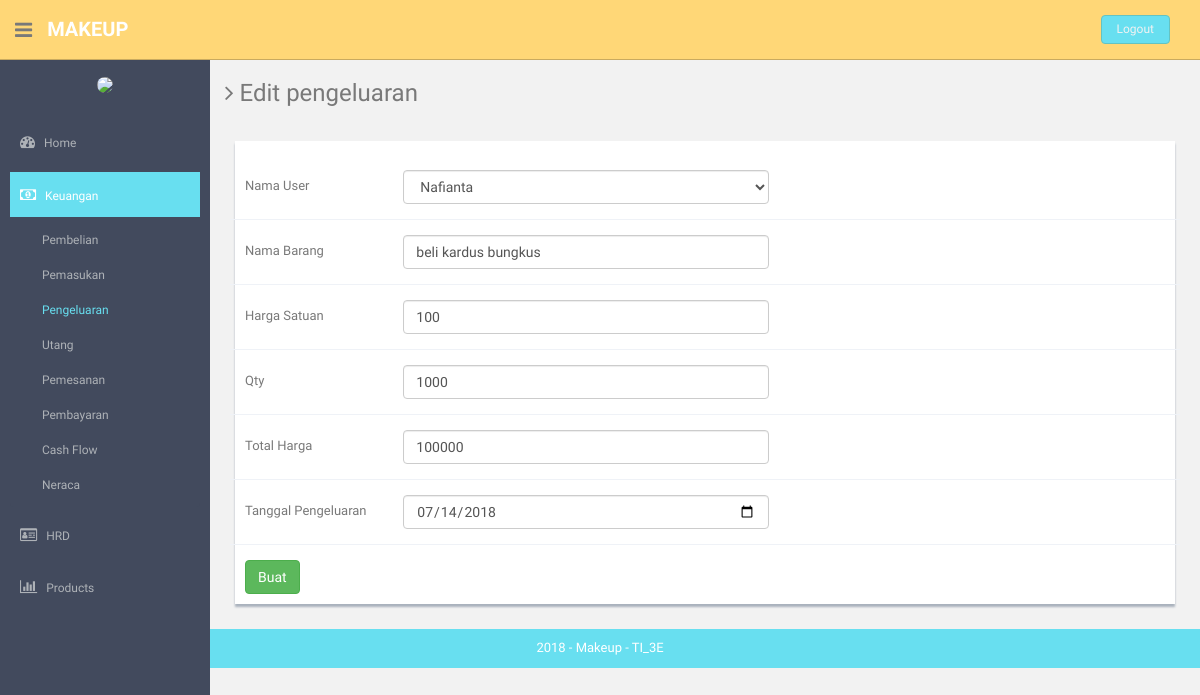
Screenshot of /index.php/pengeluaran/update/4 with the database file from the repository.
### tables this page shows
CREATE TABLE `pengeluaran` (
  `id_pengeluaran` int(11) NOT NULL,
  `id_user` int(11) NOT NULL,
  `nama_barang` varchar(40) NOT NULL,
  `harga_satuan` int(11) NOT NULL,
  `qty` int(11) NOT NULL,
  `total_harga` int(11) NOT NULL,
  `tanggal_pengeluaran` date NOT NULL
);

### application/controllers/Pengeluaran.php (called while the page is built, shortened)
<?php
class Pengeluaran extends CI_Controller {
	public function __construct()
	{
		$this->load->helper('url','form');
		$this->load->library('form_validation');
		$this->load->model('user_model');
		$this->load->model('pengeluaran_model');
		$this->load->helper('html');
		$this->load->library('image_lib');
	}
	public function update($id){
		$this->form_validation->set_rules('id_user','Id User','trim|required');
                $this->form_validation->set_rules('nama_barang','Nama Barang','trim|required');
                $this->form_validation->set_rules('harga_satuan','Harga Satuan','trim|required');
                $this->form_validation->set_rules('qty','Qty','trim|required');
                $this->form_validation->set_rules('total_harga','Total Harga','trim|required');
                $this->form_validation->set_rules('tanggal_pengeluaran','Tanggal Pengeluaran','trim|required');
		$object['keluar']=$this->pengeluaran_model->getPengeluaran($id);
		if($this->form_validation->run()==FALSE){
			$object['keluar']=$this->pengeluaran_model->getPengeluaran($id);
                        $object['user']=$this->user_model->getDataUser();
		    	$cek['status'] = array(
                        'home'=>'',
                        'hrd'=>'',
                        'keuangan'=>'active',
                        'produk'=>'',
                        'pembelian'=>'',
                        'pemasukan'=>'',
                        'pengeluaran'=>'active',
                        'utang'=>'',
                        'cash_flow'=>'',
                        'neraca'=>'',
                        'admin'=>'',
                        'gaji'=>'',
                        'golongan'=>'',
                        'absensi'=>'',
                        'user'=>'',
                        'barang'=>'',
                        'supplier'=>'',
                        'kategori'=>'',
                        );
			$this->load->view('component/header',$cek);
			$this->load->view('Pengeluaran/edit_pengeluaran',$object);
			$this->load->view('component/footer');
		}else{
			$this->pengeluaran_model->UpdateById($id);
			redirect('pengeluaran','refresh');
		}
	}
}

### index.php (called while the page is built, shortened)
<?php
require_once BASEPATH.'core/CodeIgniter.php';

### application/models/User_model.php (called while the page is built, shortened)
<?php
class User_model extends CI_Model {
	public function getDataUser()
	{
		$query = $this->db->query("SELECT id,id_role,nama, alamat, email, jenis_kelamin, no_telp from user");
		return $query->result();
	}
}

### application/models/pengeluaran_model.php (called while the page is built, shortened)
<?php
class Pengeluaran_model extends CI_Model {
	public function getPengeluaran($id)
	{
		$this->db->where('id_pengeluaran',$id);
		$query = $this->db->get('pengeluaran');
		return $query->result();
	}
}

### application/views/Pengeluaran/edit_pengeluaran.php (the view, shortened to what this page needs)
  <section id="main-content">
      <section class="wrapper">
        <h3><i class="fa fa-angle-right"></i> Edit pengeluaran</h3>
        <div class="row mt">
          <div class="col-lg-12">
              <div class="form-panel">
                  <br>
                   <?php
                    $attr = array('class' => 'form-horizontal style-form');
                   echo form_open_multipart('pengeluaran/update/'.$this->uri->segment(3),$attr);?>
                      <div class="form-group">
                          <label class="col-sm-2 col-sm-2 control-label">Nama User</label>
                          <div class="col-sm-5">
                              <select class="form-control" name="id_user">
                              <?php foreach ($user as $key) {?>
                                <?php if ($key->id==$keluar[0]->id_user) {?>
                                <option selected value="<?php echo $key->id; ?>"><?php echo $key->nama; ?></option>
                                <?php } ?>
                              <?php } ?>
                              </select>
                          </div>
                      </div>
                     <div class="form-group">
                          <label class="col-sm-2 col-sm-2 control-label">Nama Barang</label>
                          <div class="col-sm-5">
                              <input type="text" name="nama_barang" class="form-control" value="<?php echo $keluar[0]->nama_barang ?>">
                          </div>
                      </div>
                      <div class="form-group">
                          <label class="col-sm-2 col-sm-2 control-label">Harga Satuan</label>
                          <div class="col-sm-5">
                              <input type="number" name="harga_satuan" class="form-control" value="<?php echo $keluar[0]->harga_satuan ?>">
                          </div>
                      </div>
                      <div class="form-group">
                          <label class="col-sm-2 col-sm-2 control-label">Qty</label>
                          <div class="col-sm-5">
                              <input type="number" name="qty" class="form-control" value="<?php echo $keluar[0]->qty ?>">
                          </div>
                      </div>
                      <div class="form-group">
                          <label class="col-sm-2 col-sm-2 control-label">Total Harga</label>
                          <div class="col-sm-5">
                              <input type="number" name="total_harga" class="form-control" value="<?php echo $keluar[0]->total_harga ?>">
                          </div>
                      </div>
                      <div class="form-group">
                          <label class="col-sm-2 col-sm-2 control-label">Tanggal Pengeluaran</label>
                          <div class="col-sm-5">
                              <input type="date" name="tanggal_pengeluaran" class="form-control" value="<?php echo $keluar[0]->tanggal_pengeluaran ?>">
                          </div>
                      </div>
                       <input type="submit" class="btn btn-success" value="Buat" name="" id="">
              </div>
          </div>
        </div>
</section><! --/wrapper -->
  </section>

### assets/css/style.css (style rules this page uses)
body { color: #797979; background: #f2f2f2; font-family: 'Ruda', sans-serif; padding: 0px !important; margin: 0px !important; font-size:13px; }
.mt { margin-top: 25px; }
#main-content { margin-left: 210px; }
.wrapper { display: inline-block; margin-top: 60px; padding-left: 15px; padding-right: 15px; padding-bottom: 15px; padding-top: 0px; width: 100%; }
.form-panel { background: #ffffff; margin: 10px; padding: 10px; box-shadow: 0px 3px 2px #aab2bd; text-align: left; }
label { font-weight: 400; }
.form-horizontal.style-form .form-group { border-bottom: 1px solid #eff2f7; padding-bottom: 15px; margin-bottom: 15px; }
@media (min-width: 768px) { .form-horizontal .control-label { text-align: left; } }

### rows the page displays
pengeluaran: nama_barang "beli kardus bungkus", harga_satuan "100", qty "1000", total_harga "100000", tanggal_pengeluaran "07/14/2018"

### other values shown
form field id_user "Nafianta"
